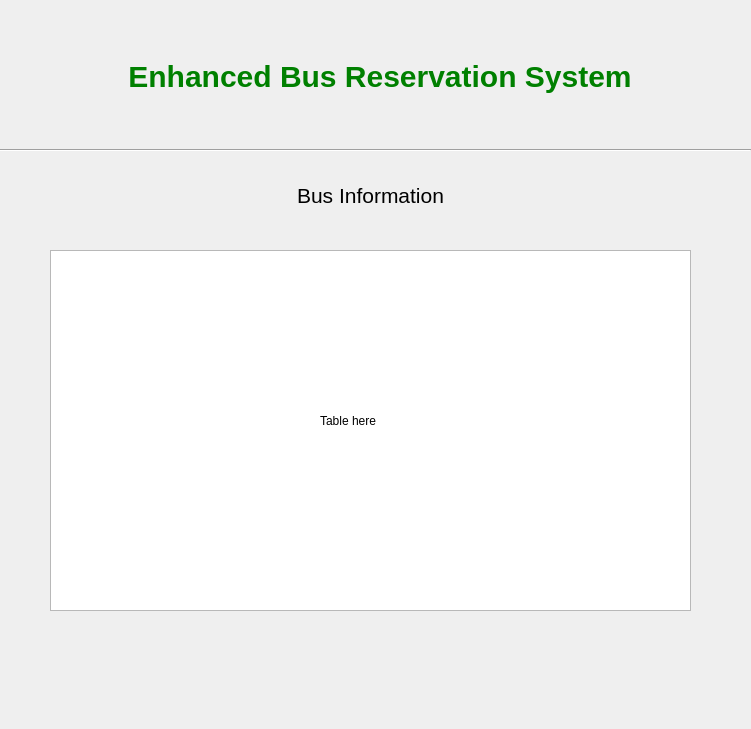
<?xml version="1.0" encoding="UTF-8"?>
<ui version="4.0">
 <class>bus_info</class>
 <widget class="QDialog" name="bus_info">
  <property name="geometry">
   <rect>
    <x>0</x>
    <y>0</y>
    <width>751</width>
    <height>729</height>
   </rect>
  </property>
  <property name="windowTitle">
   <string>Dialog</string>
  </property>
  <widget class="QLabel" name="label">
   <property name="geometry">
    <rect>
     <x>121</x>
     <y>51</y>
     <width>518</width>
     <height>51</height>
    </rect>
   </property>
   <property name="layoutDirection">
    <enum>Qt::LeftToRight</enum>
   </property>
   <property name="styleSheet">
    <string notr="true">color: Green;
font-size:30px;
font-weight:bold;

</string>
   </property>
   <property name="text">
    <string>Enhanced Bus Reservation System</string>
   </property>
   <property name="alignment">
    <set>Qt::AlignCenter</set>
   </property>
  </widget>
  <widget class="Line" name="line">
   <property name="geometry">
    <rect>
     <x>0</x>
     <y>140</y>
     <width>751</width>
     <height>20</height>
    </rect>
   </property>
   <property name="styleSheet">
    <string notr="true"/>
   </property>
   <property name="orientation">
    <enum>Qt::Horizontal</enum>
   </property>
  </widget>
  <widget class="QTableView" name="tableView">
   <property name="geometry">
    <rect>
     <x>50</x>
     <y>250</y>
     <width>641</width>
     <height>361</height>
    </rect>
   </property>
  </widget>
  <widget class="QLabel" name="label_3">
   <property name="geometry">
    <rect>
     <x>320</x>
     <y>400</y>
     <width>61</width>
     <height>41</height>
    </rect>
   </property>
   <property name="text">
    <string>Table here</string>
   </property>
  </widget>
  <widget class="QLabel" name="label_2">
   <property name="geometry">
    <rect>
     <x>50</x>
     <y>180</y>
     <width>641</width>
     <height>31</height>
    </rect>
   </property>
   <property name="font">
    <font>
     <pointsize>16</pointsize>
    </font>
   </property>
   <property name="text">
    <string>Bus Information</string>
   </property>
   <property name="alignment">
    <set>Qt::AlignCenter</set>
   </property>
  </widget>
 </widget>
 <resources/>
 <connections/>
</ui>
